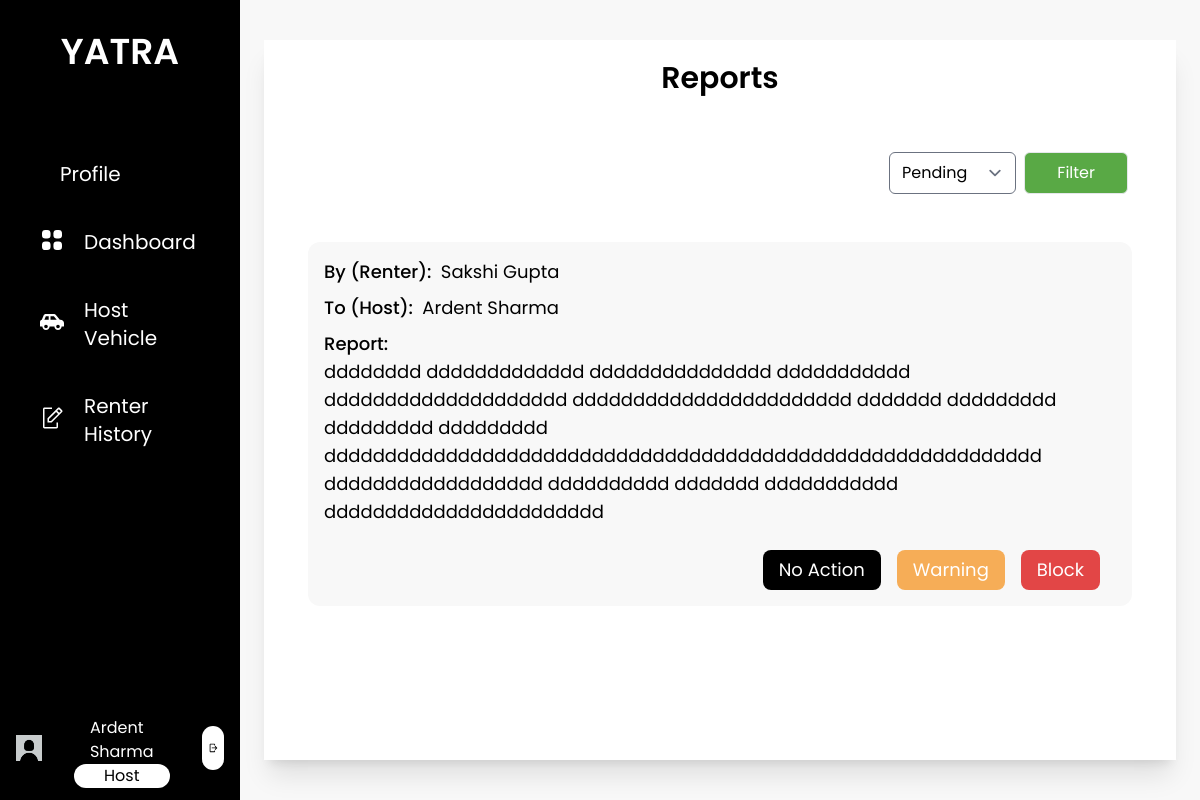
Page /view_reports (signed in) on the committed database.
### base/models.py (models this page shows)
class Host(models.Model):
    user = models.OneToOneField(User, on_delete=models.CASCADE, related_name="host")
    first_name = models.CharField(max_length=25)
    last_name = models.CharField(max_length=25)
    email = models.EmailField()
    phone_number = models.CharField(max_length=10)
    address = models.CharField(max_length=100, null= True, blank=True)
    citizenship_id = models.CharField(max_length=20, null= True, blank=True)
    citizenship = models.ImageField(upload_to='host/profile', default='default_photo.jpg')
    pic = models.ImageField(upload_to='host/profile', default='default_profile.jpg')
    is_approved = models.CharField(max_length=10, choices=status, default="Pending")
    is_blocked = models.BooleanField(default=False)
    def __str__(self):
        return self.first_name + " " + self.last_name

class ReportUser(models.Model):
    by = models.ForeignKey(User, on_delete=models.CASCADE, related_name='reported_by')
    to = models.ForeignKey(User, on_delete=models.CASCADE, related_name='reported_to')
    reason = models.TextField(max_length=500)
    image1 = models.ImageField(upload_to="report", blank=True, null=True)
    status = models.CharField(max_length=10, choices=report_status, default="Pending")

class EndUser(models.Model):
    user = models.OneToOneField(User, on_delete=models.CASCADE, related_name="enduser")
    first_name = models.CharField(max_length=25)
    last_name = models.CharField(max_length=25)
    email = models.EmailField()
    phone_number = models.CharField(max_length=10)
    citizenship_id = models.CharField(max_length=20, null= True, blank=True)
    citizenship = models.ImageField(upload_to='enduser/profile',  default='default_photo.jpg')
    license_no = models.CharField(max_length=20, null= True, blank=True)
    license = models.ImageField(upload_to='enduser/profile',  default='default_photo.jpg')
    pic = models.ImageField(upload_to='enduser/profile', default='default_profile.jpg')
    is_approved = models.CharField(max_length=10, choices=status, default="Pending")
    is_blocked = models.BooleanField(default=False)
    def __str__(self):
        return self.first_name + " " + self.last_name

### base/views.py (the view)
# urls.py: path('view_reports', views.view_reports, name='view_reports'),
def view_reports(request):
    form = ReportFilterForm(request.GET or None)
    if form.is_valid():
        filter=request.GET.get('status')
        reports = form.filter_report(ReportUser.objects.all())
    else:
        filter='Pending'
        reports = ReportUser.objects.filter(status='Pending')
    context = {
        'reports':reports,
        'filter': filter,
        'form':form
    }
    return render(request, 'admin/view_reports.html', context)

### base/forms.py (shortened to what this page needs)
class ReportFilterForm(forms.Form):
    status = forms.ChoiceField(choices=report_status)

### base/templatetags/user_group.py (called while the page is built)
@register.filter(name='has_group')
def has_group(user, group_name):
    return user.groups.filter(name=group_name).exists()

### base/templates/admin/view_reports.html (shortened to what this page needs)
{% extends 'base/base.html' %}
{% load static %}
{% load user_group %}
{% load widget_tweaks %}
{% block content %}
<div class="h-screen w-full px-6 py-10 bg-theme">
    <div class="bg-white h-full flex flex-col justify-between shadow-xl">
        <div class="p-3 overflow-y-auto scrollbar-hide">
            <p class="text-center text-3xl font-semibold pt-2 pb-6">Reports</p>
            {% if reports is not None %}
                <div class="w-full flex justify-end p-8">
                    <form>
                        {% render_field form.status class="rounded-md" %}
                        <input type="submit" class="bg-custom-green px-8 py-2 text-white rounded-md mx-1 border" value="Filter"/>
                    </form>
                </div>
                {% for report in reports %}
                    <div class="flex flex-col bg-theme mx-8 mb-8 p-4 text-lg rounded-xl ">
                        <div class="flex flex-row mb-2">
                            {% if report.by|has_group:'host' %}
                            <p class="font-medium">By (Host): &nbsp;</p>
                                {{ report.by.host }}
                            {% else %}
                            <p class="font-medium">By (Renter): &nbsp;</p>
                                {{ report.by.enduser }}
                            {% endif %}
                        </div>
                        <div class="flex flex-row mb-2">
                            {% if report.to|has_group:'host' %}
                            <p class="font-medium">To (Host): &nbsp;</p>
                                {{ report.to.host }}
                            {% else %}
                            <p class="font-medium">To (Renter): &nbsp;</p>
                                {{ report.to.enduser }}
                            {% endif %}
                        </div>
                        <div class="flex flex-col w-full mb-2">
                            <p class="font-medium">Report: &nbsp; </p>
                            <div class="w-full flex">
                                <span>{{ report.reason }}</span>
                            </div>
                        </div>
                        <div class="flex flex-row mt-4 w-full justify-end">
                            {% if report.status == "Pending" %}
                                <form action="{% url 'handle_report' pk=report.id fk=1 %}" method="post" style="margin-bottom: 0px;">
                                    <button type="submit" class="bg-black px-4 py-1.5 mr-4 mb-0 text-white rounded-lg" onclick="return ConfirmNoaction()">No Action</button>
                                </form>
                                <form action="{% url 'handle_report' pk=report.id fk=3 %}"  method="post" style="margin-bottom: 0px;">
                                    <button type="submit" class="bg-custom-orange px-4 py-1.5 mr-4 mb-0 text-white rounded-lg" onclick="return ConfirmWarning()">Warning</button>
                                </form>
                                <form action="{% url 'handle_report' pk=report.id fk=2 %}"  method="post" style="margin-bottom: 0px;">
                                    <button type="submit" class="bg-danger px-4 py-1.5 mr-4 mb-0 text-white rounded-lg" onclick="return ConfirmBlock()">Block</button>
                                </form>
                            {% elif report.status == 'Blocked' %}
                                <form action="{% url 'handle_report' pk=report.id fk=4 %}"  method="post" style="margin-bottom: 0px;">
                                    {% csrf_token %}
                                    <button type="submit" class="bg-custom-green px-4 py-1.5 mr-4 mb-0 text-white rounded-lg" onclick="return ConfirmUnblock()">Unblock</button>
                                </form>
                            {% endif %}
                        </div>
                    </div>
                {% endfor %}
            {% endif %}
        </div>
    </div>
</div>
{% endblock content%}

### base/templates/base/base.html (shortened to what this page needs)
{% load static tailwind_tags %}
{% load user_group %}
<html lang="en">
<head>
    {% tailwind_css %}
</head>
<body class="font-poppins min-h-screen">
    <div class="flex flex-row">
        <div class="flex w-1/5 bg-black h-screen text-white">
            <div class="w-full relative">
                <div class="flex justify-center pb-8">
                    <a href="{% url 'home' %}" class="py-8">
                        <span class="text-4xl text-center font-semibold">YATRA</span>
                    </a>
                </div>
                {% if user|has_group:'host' %}
                <div class="text-xl">
                    {% with request.resolver_match.url_name as url_name %}
                    <ul class="px-4">
                        <a href="{% url 'host_profile' %}" class="nav-bar-items {% if url_name == 'host_profile' or url_name == 'host_update_profile' %}active{% endif %}">
                            <li class="nav-bar-li">
                                Profile
                            </li>
                        </a>
                        <a href="{% url 'host_dashboard' %}" class="nav-bar-items {% if url_name == 'host_dashboard' %} active {% endif %}">
                            <img src="{% static 'images/dashboard.svg' %}" alt="">
                            <li class="nav-bar-li">
                                Dashboard
                            </li>
                        </a>
                        <a href="{% url 'host_vehicles' %}" class="nav-bar-items {% if url_name == 'host_vehicles' or url_name == 'add_vehicles' %} active {% endif %}">
                            <img src="{% static 'images/Vehicle.svg' %}" alt="">
                            <li class="nav-bar-li">
                               Host Vehicle
                            </li>
                        </a>
                        <a href="{% url 'rented_history' %}" class="nav-bar-items{% if url_name == 'rented_history' or url_name == 'report_user' %} active {% endif %}">
                            <img src="{% static 'images/request.svg' %}" alt="">
                            <li class="nav-bar-li">
                                Renter History
                            </li>
                        </a>
                    </ul>
                    {% endwith %}
                </div>
                <div class="flex flex-row absolute bottom-0 justify-evenly py-3 px-4 w-full">
                    <a href="{% url 'host_profile' %}" class=" ">
                        <img src="{% static 'images/default_profile.jpg' %}" style="object-fit: contain" alt="" class="w-20 h-20 object-cover rounded-full ">
                    </a>
                    <div class="flex flex-col px-8 justify-evenly">
                        <p class="text-generalBackground px-4 mt-2 ">{{ user.host.first_name }} {{ user.host.last_name }}</p>
                        <p class="text-gray px-4 text-center rounded-xl bg-white text-black py-0.75 ">Host</p>
                    </div>
                    <div class="ml-auto my-auto flex-end p-1.5 bg-white rounded-full">
                        <a href="{% url 'logout' %}">
                            <img src="{% static 'images/logout.svg' %}" alt="" class="h-8">
                        </a>
                    </div>
                </div>
                {% endif %}
            </div>
        </div>
        <div class="flex w-4/5 h-screen relative overflow-y-auto">
            {% block content %}
            {% endblock content%}
        </div>
    </div>
</body>
</html>

### rows in the picture
ReportUser: by.enduser "Sakshi Gupta", to.host "Ardent Sharma", reason "dddddddd ddddddddddddd ddddddddddddddd ddddddddddd dddddddddddddddddddd ddddddddddddddddddddddd ddddddd ddddddddd ddddddddd ddddddddd ddddddddddddddddddddddddddddddddddddddddddddddddddddddddddd dddddddddddddddddd dddddddddd ddddddd ddddddddddd ddddddddddddddddddddddd", status "No Action"

### other values in the picture
{{ user.host.first_name }} "Ardent"
{{ user.host.last_name }} "Sharma"
